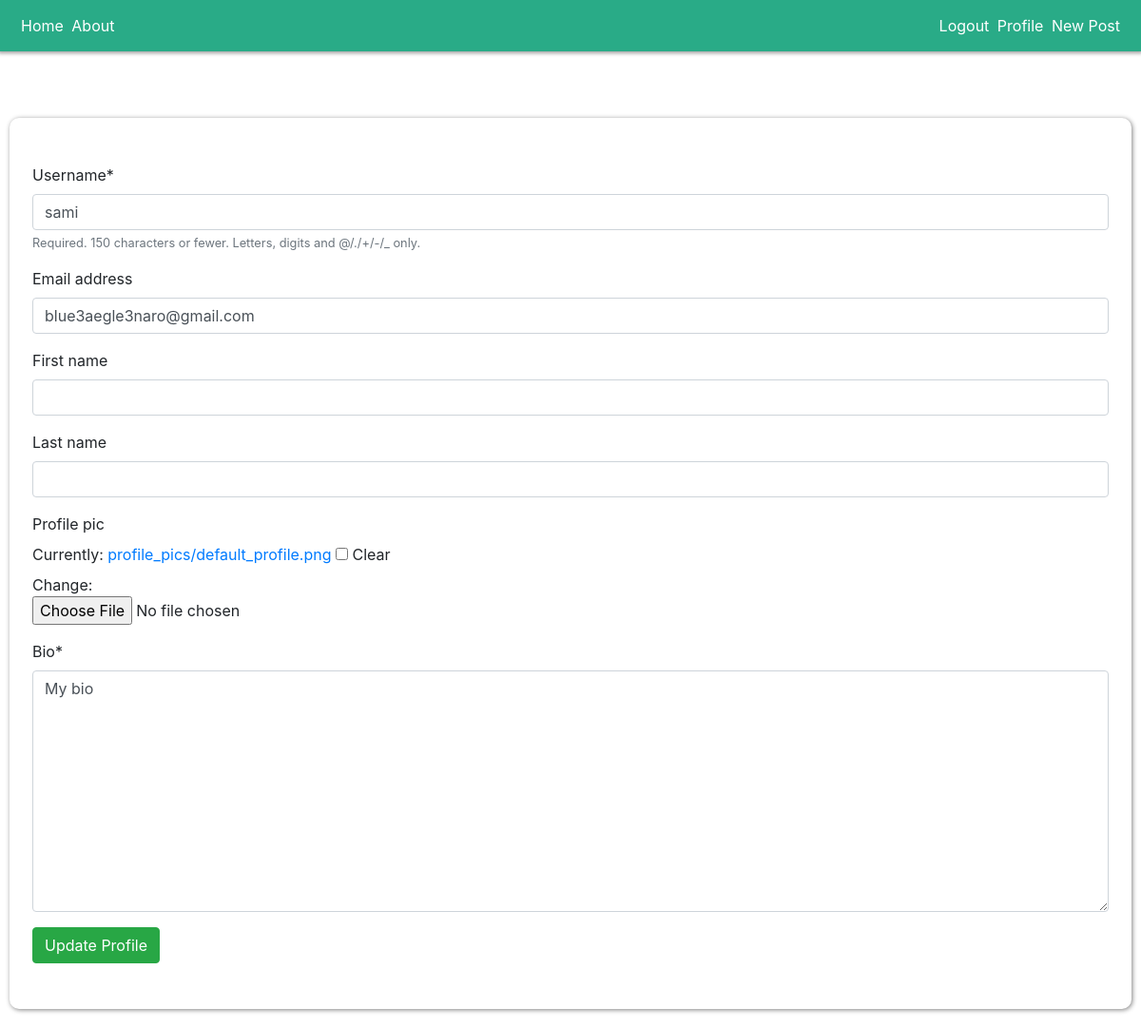
The page /edit_profile/13/ (signed in) on the database its author committed.
### BLOG/models.py (models this page shows, shortened)
class User(AbstractUser):
  profile_pic =models.ImageField(upload_to="profile_pics", default="profile_pics/default_profile.png", blank=True)
  date_joined = models.DateTimeField(auto_now_add=True)
  bio = models.TextField(max_length=2000, default="My bio")

### BLOG/views.py (the view)
# urls.py: path('edit_profile/<int:id>/', edit_profile, name="edit_profile"),
def edit_profile(request, id):
  user=User.objects.get(id=request.user.id)
  form = UserEditForm(instance=user)
  if request.method == "POST":
    form = UserEditForm(request.POST, request.FILES, instance=user)
    if form.is_valid():
      form.save()
      return redirect("profile")
  context={
    "form":form,
  }
  return render(request, "BLOG/edit_profile.html", context)

### BLOG/forms.py
class UserEditForm(forms.ModelForm):
  class Meta:
    model= User
    fields=('username', 'email','first_name', 'last_name', 'profile_pic', 'bio')

### BLOG/templates/BLOG/edit_profile.html
{% extends 'BLOG/BASE.html' %}
{% block content %}
{% load crispy_forms_tags %}
<div class="password-reset-success-container px-4 py-5">
  {% if request.user.is_authenticated %}
   <form method="post" enctype="multipart/form-data">
    {% csrf_token %} {{ form | crispy }}
    <button type="submit" class="btn btn-success hover">Update Profile</button>
  </form>
  {%else%}
  <h1 class="text-warning">You are not logged in</h1>
  {% endif %}
</div>
{% endblock content %}

### BLOG/static/css/base.css (style rules this page uses)
.password-reset-success-container { box-shadow: 1px 1px 5px 0 gray; background-color: #fff; min-width: 500px; border-radius: 10px; margin: 70px 10px 20px 10px; height: min-content; text-align: start; padding: 10px 30px; }

### rows shown on the page
User: username "sami", email "blue3aegle3naro@gmail.com", bio "My bio"
